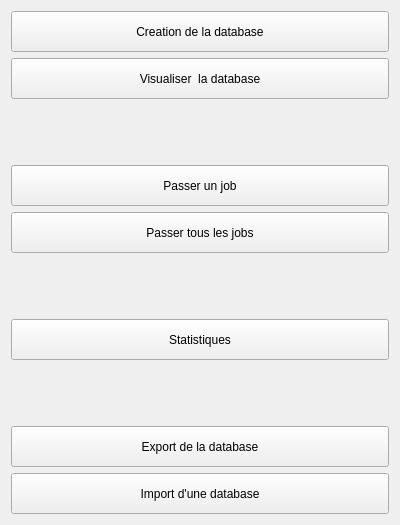
<?xml version="1.0" encoding="UTF-8"?>
<ui version="4.0">
 <class>Gestion</class>
 <widget class="QWidget" name="Gestion">
  <property name="geometry">
   <rect>
    <x>0</x>
    <y>0</y>
    <width>400</width>
    <height>525</height>
   </rect>
  </property>
  <property name="windowTitle">
   <string>Gestion de la Database</string>
  </property>
  <layout class="QGridLayout" name="gridLayout_4">
   <item row="2" column="0">
    <layout class="QGridLayout" name="gridLayout_2">
     <item row="0" column="0">
      <widget class="QPushButton" name="BJob">
       <property name="minimumSize">
        <size>
         <width>281</width>
         <height>41</height>
        </size>
       </property>
       <property name="text">
        <string>Passer un job</string>
       </property>
      </widget>
     </item>
     <item row="1" column="0">
      <widget class="QPushButton" name="BTous">
       <property name="minimumSize">
        <size>
         <width>281</width>
         <height>41</height>
        </size>
       </property>
       <property name="text">
        <string>Passer tous les jobs</string>
       </property>
      </widget>
     </item>
    </layout>
   </item>
   <item row="1" column="0">
    <spacer name="verticalSpacer">
     <property name="orientation">
      <enum>Qt::Vertical</enum>
     </property>
     <property name="sizeHint" stdset="0">
      <size>
       <width>20</width>
       <height>45</height>
      </size>
     </property>
    </spacer>
   </item>
   <item row="3" column="0">
    <spacer name="verticalSpacer_2">
     <property name="orientation">
      <enum>Qt::Vertical</enum>
     </property>
     <property name="sizeHint" stdset="0">
      <size>
       <width>20</width>
       <height>46</height>
      </size>
     </property>
    </spacer>
   </item>
   <item row="6" column="0">
    <layout class="QGridLayout" name="gridLayout_3">
     <item row="0" column="0">
      <widget class="QPushButton" name="BExp">
       <property name="minimumSize">
        <size>
         <width>281</width>
         <height>41</height>
        </size>
       </property>
       <property name="text">
        <string>Export de la database</string>
       </property>
      </widget>
     </item>
     <item row="1" column="0">
      <widget class="QPushButton" name="BImp">
       <property name="minimumSize">
        <size>
         <width>281</width>
         <height>41</height>
        </size>
       </property>
       <property name="text">
        <string>Import d'une database</string>
       </property>
      </widget>
     </item>
    </layout>
   </item>
   <item row="0" column="0">
    <layout class="QGridLayout" name="gridLayout">
     <item row="0" column="0">
      <widget class="QPushButton" name="BCree">
       <property name="minimumSize">
        <size>
         <width>281</width>
         <height>41</height>
        </size>
       </property>
       <property name="text">
        <string>Creation de la database</string>
       </property>
      </widget>
     </item>
     <item row="1" column="0">
      <widget class="QPushButton" name="BVue">
       <property name="minimumSize">
        <size>
         <width>281</width>
         <height>41</height>
        </size>
       </property>
       <property name="text">
        <string>Visualiser  la database</string>
       </property>
      </widget>
     </item>
    </layout>
   </item>
   <item row="5" column="0">
    <spacer name="verticalSpacer_3">
     <property name="orientation">
      <enum>Qt::Vertical</enum>
     </property>
     <property name="sizeHint" stdset="0">
      <size>
       <width>20</width>
       <height>45</height>
      </size>
     </property>
    </spacer>
   </item>
   <item row="4" column="0">
    <widget class="QPushButton" name="BStat">
     <property name="minimumSize">
      <size>
       <width>281</width>
       <height>41</height>
      </size>
     </property>
     <property name="text">
      <string>Statistiques</string>
     </property>
    </widget>
   </item>
  </layout>
 </widget>
 <resources/>
 <connections/>
</ui>
